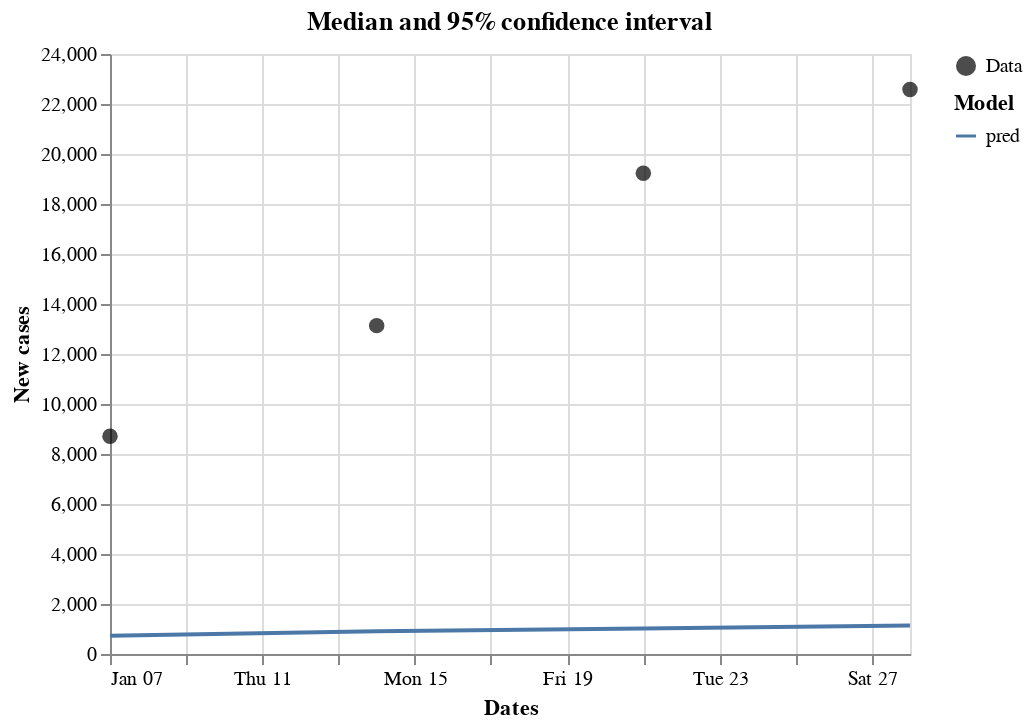

The code cell stored with this chart in its notebook:
### Markdown cell above
Let's see a plot comparing the cases and predictions:

### Code cell
score.plot_predictions()

### Figure 1 — Vega-Lite specification as saved in the notebook (floating-point values rounded to 4 significant figures)
{"config": {"view": {"continuousWidth": 300, "continuousHeight": 300}}, "layer": [{"data": {"name": "data-d8df4b02460575fee3b2c5b95b14d10c"}, "mark": {"type": "circle", "size": 60}, "encoding": {"color": {"field": "legend", "legend": {"title": null}, "scale": {"range": ["black"]}, "type": "nominal"}, "x": {"field": "date", "type": "temporal"}, "y": {"field": "casos", "type": "quantitative"}}}, {"data": {"name": "data-8e86bd0ea22ba2fec08d0b1db7c2e7f2"}, "mark": {"type": "line"}, "encoding": {"color": {"field": "model", "legend": {"title": "Model"}, "type": "nominal"}, "x": {"field": "date", "title": "Dates", "type": "temporal"}, "y": {"field": "pred", "title": "New cases", "type": "quantitative"}}, "title": "Median and 95% confidence interval"}, {"data": {"name": "data-8e86bd0ea22ba2fec08d0b1db7c2e7f2"}, "mark": {"type": "area", "opacity": 0.25}, "encoding": {"color": {"field": "model", "legend": null, "type": "nominal"}, "x": {"field": "date", "type": "temporal"}, "y": {"field": "lower", "type": "quantitative"}, "y2": {"field": "upper"}}, "title": "Median and 95% confidence interval"}, {"data": {"name": "data-8e86bd0ea22ba2fec08d0b1db7c2e7f2"}, "mark": {"type": "point"}, "encoding": {"color": {"field": "model", "legend": null, "type": "nominal"}, "opacity": {"condition": {"param": "param_1", "value": 1, "empty": false}, "value": 0}, "x": {"field": "date", "title": "Dates", "type": "temporal"}, "y": {"field": "pred", "title": "New cases", "type": "quantitative"}}, "title": "Median and 95% confidence interval"}, {"data": {"name": "data-51efc0cd3dd4304f04c278c4d6d337c4"}, "mark": {"type": "rule", "color": "gray"}, "encoding": {"opacity": {"condition": {"param": "param_1", "value": 0.3, "empty": false}, "value": 0}, "tooltip": [{"field": "date", "title": "Date", "type": "temporal"}, {"field": "pred", "format": ".0f", "type": "quantitative"}, {"field": "cases", "format": ".0f", "type": "quantitative"}], "x": {"field": "date", "type": "temporal"}}, "name": "view_1", "transform": [{"pivot": "model", "value": "pred", "groupby": ["date"]}]}], "height": 300, "params": [{"name": "param_1", "select": {"type": "point", "fields": ["date"], "nearest": true, "on": "pointerover"}, "views": ["view_1"]}], "resolve": {"scale": {"color": "independent"}}, "width": 400, "$schema": "https://vega.github.io/schema/vega-lite/v5.20.1.json", "datasets": {"data-d8df4b02460575fee3b2c5b95b14d10c": [{"date": "2024-01-07T00:00:00", "casos": 8713.0, "legend": "Data"}, {"date": "2024-01-14T00:00:00", "casos": 13140.0, "legend": "Data"}, {"date": "2024-01-21T00:00:00", "casos": 19230.0, "legend": "Data"}, {"date": "2024-01-28T00:00:00", "casos": 22580.0, "legend": "Data"}], "data-8e86bd0ea22ba2fec08d0b1db7c2e7f2": [{"lower_95": 195.4, "lower_90": 244.3, "lower_80": 301.4, "lower_50": 468.1, "pred": 731.6, "upper_50": 1226.0, "upper_80": 1829.0, "upper_90": 2414.0, "upper_95": 2808.0, "date": "2024-01-07T00:00:00", "adm_1": "DF", "mu": 6.595, "sigma": 0.7257, "model": "pred"}, {"lower_95": 257.4, "lower_90": 305.1, "lower_80": 374.5, "lower_50": 565.3, "pred": 914.8, "upper_50": 1467.0, "upper_80": 2299.0, "upper_90": 2987.0, "upper_95": 3539.0, "date": "2024-01-14T00:00:00", "adm_1": "DF", "mu": 6.819, "sigma": 0.7195, "model": "pred"}, {"lower_95": 268.6, "lower_90": 328.3, "lower_80": 423.7, "lower_50": 653.7, "pred": 1019.0, "upper_50": 1749.0, "upper_80": 2687.0, "upper_90": 3380.0, "upper_95": 4101.0, "date": "2024-01-21T00:00:00", "adm_1": "DF", "mu": 6.926, "sigma": 0.7292, "model": "pred"}, {"lower_95": 269.2, "lower_90": 365.0, "lower_80": 472.5, "lower_50": 717.7, "pred": 1138.0, "upper_50": 1870.0, "upper_80": 2858.0, "upper_90": 3878.0, "upper_95": 4982.0, "date": "2024-01-28T00:00:00", "adm_1": "DF", "mu": 7.037, "sigma": 0.7453, "model": "pred"}], "data-51efc0cd3dd4304f04c278c4d6d337c4": [{"lower_95": 195.4, "lower_90": 244.3, "lower_80": 301.4, "lower_50": 468.1, "pred": 731.6, "upper_50": 1226.0, "upper_80": 1829.0, "upper_90": 2414.0, "upper_95": 2808.0, "date": "2024-01-07T00:00:00", "adm_1": "DF", "mu": 6.595, "sigma": 0.7257, "model": "pred", "legend": null}, {"lower_95": 257.4, "lower_90": 305.1, "lower_80": 374.5, "lower_50": 565.3, "pred": 914.8, "upper_50": 1467.0, "upper_80": 2299.0, "upper_90": 2987.0, "upper_95": 3539.0, "date": "2024-01-14T00:00:00", "adm_1": "DF", "mu": 6.819, "sigma": 0.7195, "model": "pred", "legend": null}, {"lower_95": 268.6, "lower_90": 328.3, "lower_80": 423.7, "lower_50": 653.7, "pred": 1019.0, "upper_50": 1749.0, "upper_80": 2687.0, "upper_90": 3380.0, "upper_95": 4101.0, "date": "2024-01-21T00:00:00", "adm_1": "DF", "mu": 6.926, "sigma": 0.7292, "model": "pred", "legend": null}, {"lower_95": 269.2, "lower_90": 365.0, "lower_80": 472.5, "lower_50": 717.7, "pred": 1138.0, "upper_50": 1870.0, "upper_80": 2858.0, "upper_90": 3878.0, "upper_95": 4982.0, "date": "2024-01-28T00:00:00", "adm_1": "DF", "mu": 7.037, "sigma": 0.7453, "model": "pred", "legend": null}, {"lower_95": null, "lower_90": null, "lower_80": null, "lower_50": null, "pred": 8713.0, "upper_50": null, "upper_80": null, "upper_90": null, "upper_95": null, "date": "2024-01-07T00:00:00", "adm_1": null, "mu": null, "sigma": null, "model": "cases", "legend": "Data"}, {"lower_95": null, "lower_90": null, "lower_80": null, "lower_50": null, "pred": 13140.0, "upper_50": null, "upper_80": null, "upper_90": null, "upper_95": null, "date": "2024-01-14T00:00:00", "adm_1": null, "mu": null, "sigma": null, "model": "cases", "legend": "Data"}, {"lower_95": null, "lower_90": null, "lower_80": null, "lower_50": null, "pred": 19230.0, "upper_50": null, "upper_80": null, "upper_90": null, "upper_95": null, "date": "2024-01-21T00:00:00", "adm_1": null, "mu": null, "sigma": null, "model": "cases", "legend": "Data"}, {"lower_95": null, "lower_90": null, "lower_80": null, "lower_50": null, "pred": 22580.0, "upper_50": null, "upper_80": null, "upper_90": null, "upper_95": null, "date": "2024-01-28T00:00:00", "adm_1": null, "mu": null, "sigma": null, "model": "cases", "legend": "Data"}]}}
